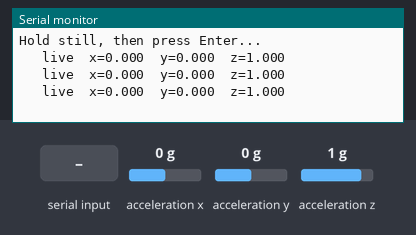
Recording of a sketch running on a simulated STM32 Nucleo. On the bench: the last lines printed to the serial monitor. Wiring (inferred from the names in the program): MPU-6050 motion sensor at I2C address 0x68. The inputs (shaded band) are chosen by the test bench; at power-on: acceleration x 0 g, acceleration y 0 g, acceleration z 1 g.

Above: at 1.5 s.
1.6 s: "1" received over Serial
At 2.9 s:
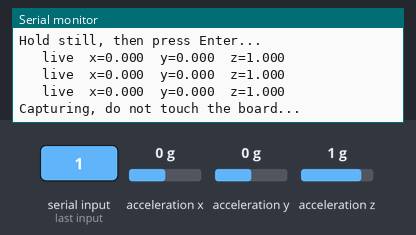
4.6 s: "0" received over Serial
7.6 s: acceleration x set to -1.4 g
At 7.66 s:
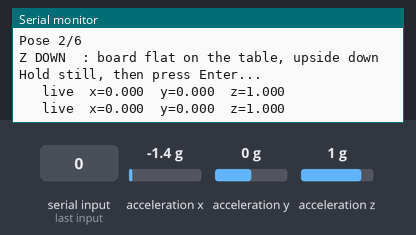
9.1 s: acceleration y set to -1.4 g
At 9.16 s:
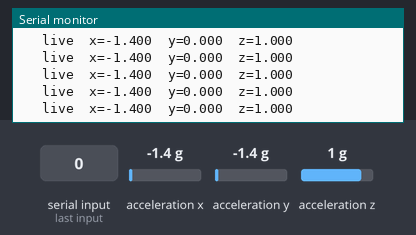
10.6 s: acceleration z set to -1.4 g
At 10.67 s:
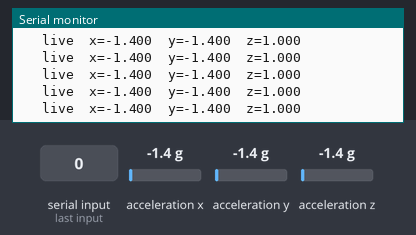

Measured:
- after the input at 1.6 s, the serial monitor: prints a new line at once (image 1)

The sketch:

mpu6050_accel_calibration.ino
```cpp
/*
  6-position accelerometer calibration for MPU6050 (GY-521)
  Board: Nucleo F446RE (STM32duino core)

  How it works
  ------------
  Gravity is a known reference of exactly 1 g. If you hold each axis pointing
  straight up and then straight down, the sensor should read +1 and -1.
  Whatever it actually reads gives us, per axis:

      offset = (max + min) / 2        (zero-g error)
      scale  = 2 / (max - min)        (sensitivity error)
      corrected = (raw - offset) * scale

  Usage
  -----
  1. Upload, open serial monitor at 460800 baud.
  2. Make sure the line ending dropdown is set to anything (Newline is fine).
  3. For each of the 6 poses: place the board on a flat, hard surface in the
     requested orientation, keep it STILL, then type any character + Enter
     (or just press Enter / click Send).
  4. Copy the printed constants into your main sketch.

  Tip: lean the board against a book or a box corner for the side poses.
  A pose that is a few degrees off is fine; the live readout shows you
  when the requested axis reads close to +-1 g.
*/

#include <Wire.h>

constexpr uint8_t MPU_ADDR  = 0x68;
constexpr float   ACCEL_LSB = 16384.0f;   // +-2 g
constexpr int     N_SAMPLES = 300;        // about 1.5 s per pose

struct Pose {
  int axis;          // 0=X, 1=Y, 2=Z
  int sign;          // +1 = axis points up, -1 = axis points down
  const char *name;
};

const Pose POSES[6] = {
  {2, +1, "Z UP    : board flat on the table, chip side facing up"},
  {2, -1, "Z DOWN  : board flat on the table, upside down"},
  {0, +1, "X UP    : stand the board on its edge so the X arrow points UP"},
  {0, -1, "X DOWN  : stand the board on its edge so the X arrow points DOWN"},
  {1, +1, "Y UP    : stand the board on its edge so the Y arrow points UP"},
  {1, -1, "Y DOWN  : stand the board on its edge so the Y arrow points DOWN"},
};

float mean[6][3];   // averaged accel reading for each pose

bool readAccel(float a[3]) {
  uint8_t b[6];
  Wire.beginTransmission(MPU_ADDR);
  Wire.write(0x3B);
  if (Wire.endTransmission(false) != 0) return false;
  if (Wire.requestFrom(MPU_ADDR, (uint8_t)6) != 6) return false;
  for (int i = 0; i < 6; i++) b[i] = Wire.read();
  for (int i = 0; i < 3; i++)
    a[i] = (int16_t)((b[2 * i] << 8) | b[2 * i + 1]) / ACCEL_LSB;
  return true;
}

void flushSerialInput() {
  while (Serial.available()) Serial.read();
}

// Shows live readings until the user presses Enter.
void waitForEnter() {
  flushSerialInput();
  uint32_t last = 0;
  while (!Serial.available()) {
    if (millis() - last > 300) {
      last = millis();
      float a[3];
      if (readAccel(a)) {
        Serial.print("   live  x=");  Serial.print(a[0], 3);
        Serial.print("  y=");         Serial.print(a[1], 3);
        Serial.print("  z=");         Serial.println(a[2], 3);
      }
    }
  }
  flushSerialInput();
}

void capturePose(float out[3]) {
  delay(800);   // let the board settle after you let go of it
  double sum[3] = {0, 0, 0};
  int n = 0;
  while (n < N_SAMPLES) {
    float a[3];
    if (readAccel(a)) {
      for (int i = 0; i < 3; i++) sum[i] += a[i];
      n++;
    }
    delay(5);
  }
  for (int i = 0; i < 3; i++) out[i] = sum[i] / n;
}

// Checks the requested axis really is the one pointing up/down.
bool poseLooksRight(const Pose &p, const float m[3]) {
  if (fabsf(m[p.axis]) < 0.7f) return false;
  if ((m[p.axis] > 0) != (p.sign > 0)) return false;
  for (int i = 0; i < 3; i++)
    if (i != p.axis && fabsf(m[i]) > 0.4f) return false;
  return true;
}

void setup() {
  Serial.begin(460800);
  delay(500);

  Wire.setSDA(PB9);
  Wire.setSCL(PB8);
  Wire.begin();
  Wire.setClock(400000);

  Wire.beginTransmission(MPU_ADDR);   // wake up, gyro X PLL clock
  Wire.write(0x6B); Wire.write(0x01);
  Wire.endTransmission();
  Wire.beginTransmission(MPU_ADDR);   // low-pass filter ~42 Hz for less noise
  Wire.write(0x1A); Wire.write(0x03);
  Wire.endTransmission();
  Wire.beginTransmission(MPU_ADDR);   // accel range +-2 g
  Wire.write(0x1C); Wire.write(0x00);
  Wire.endTransmission();
  delay(200);

  float test[3];
  if (!readAccel(test)) {
    Serial.println("ERROR: cannot talk to the MPU6050. Check wiring.");
    while (true) delay(1000);
  }

  Serial.println();
  Serial.println("=== 6-position accelerometer calibration ===");
  Serial.println("For each pose: orient the board, keep it still, press Enter.");
  Serial.println();

  for (int p = 0; p < 6; p++) {
    bool ok = false;
    while (!ok) {
      Serial.print("Pose "); Serial.print(p + 1); Serial.println("/6");
      Serial.println(POSES[p].name);
      Serial.println("Hold still, then press Enter...");
      waitForEnter();
      Serial.println("Capturing, do not touch the board...");
      capturePose(mean[p]);

      ok = poseLooksRight(POSES[p], mean[p]);
      if (!ok) {
        Serial.print("Reading was x=");  Serial.print(mean[p][0], 3);
        Serial.print(" y=");             Serial.print(mean[p][1], 3);
        Serial.print(" z=");             Serial.println(mean[p][2], 3);
        Serial.println("That does not match the requested pose. Try again.\n");
      } else {
        Serial.println("OK\n");
      }
    }
  }

  // Compute offset and scale per axis
  float offset[3], scale[3];
  for (int axis = 0; axis < 3; axis++) {
    float hi = 0, lo = 0;
    for (int p = 0; p < 6; p++) {
      if (POSES[p].axis == axis) {
        if (POSES[p].sign > 0) hi = mean[p][axis];
        else                   lo = mean[p][axis];
      }
    }
    offset[axis] = (hi + lo) / 2.0f;
    scale[axis]  = 2.0f / (hi - lo);
  }

  Serial.println("=== RESULT: paste this into your main sketch ===");
  Serial.print("constexpr float ACC_OFFSET[3] = {");
  Serial.print(offset[0], 6); Serial.print("f, ");
  Serial.print(offset[1], 6); Serial.print("f, ");
  Serial.print(offset[2], 6); Serial.println("f};");
  Serial.print("constexpr float ACC_SCALE[3]  = {");
  Serial.print(scale[0], 6);  Serial.print("f, ");
  Serial.print(scale[1], 6);  Serial.print("f, ");
  Serial.print(scale[2], 6);  Serial.println("f};");
  Serial.println();

  // Verification: after correction every pose should have |a| close to 1.000
  Serial.println("=== Check: corrected magnitude per pose (target 1.000) ===");
  for (int p = 0; p < 6; p++) {
    float s = 0;
    for (int i = 0; i < 3; i++) {
      float c = (mean[p][i] - offset[i]) * scale[i];
      s += c * c;
    }
    Serial.print("Pose "); Serial.print(p + 1);
    Serial.print(": "); Serial.println(sqrtf(s), 4);
  }
  Serial.println("\nDone.");
}

void loop() {
}
```
